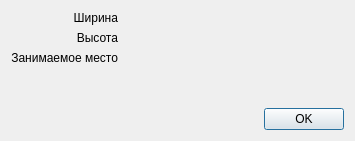
<?xml version="1.0" encoding="UTF-8"?>
<ui version="4.0">
 <class>ImageInfo</class>
 <widget class="QDialog" name="ImageInfo">
  <property name="geometry">
   <rect>
    <x>0</x>
    <y>0</y>
    <width>355</width>
    <height>141</height>
   </rect>
  </property>
  <property name="windowTitle">
   <string>Об изображении</string>
  </property>
  <layout class="QVBoxLayout" name="verticalLayout" stretch="9,1">
   <item>
    <layout class="QFormLayout" name="info_layout">
     <property name="labelAlignment">
      <set>Qt::AlignRight|Qt::AlignTrailing|Qt::AlignVCenter</set>
     </property>
     <item row="0" column="0">
      <widget class="QLabel" name="label_width">
       <property name="text">
        <string>Ширина</string>
       </property>
       <property name="alignment">
        <set>Qt::AlignRight|Qt::AlignTrailing|Qt::AlignVCenter</set>
       </property>
       <property name="margin">
        <number>2</number>
       </property>
      </widget>
     </item>
     <item row="0" column="1">
      <widget class="QLabel" name="width">
       <property name="autoFillBackground">
        <bool>true</bool>
       </property>
       <property name="text">
        <string/>
       </property>
      </widget>
     </item>
     <item row="1" column="0">
      <widget class="QLabel" name="label_height">
       <property name="text">
        <string>Высота</string>
       </property>
       <property name="alignment">
        <set>Qt::AlignRight|Qt::AlignTrailing|Qt::AlignVCenter</set>
       </property>
       <property name="margin">
        <number>2</number>
       </property>
      </widget>
     </item>
     <item row="1" column="1">
      <widget class="QLabel" name="height">
       <property name="autoFillBackground">
        <bool>true</bool>
       </property>
       <property name="text">
        <string/>
       </property>
      </widget>
     </item>
     <item row="2" column="0">
      <widget class="QLabel" name="label_size">
       <property name="text">
        <string>Занимаемое место</string>
       </property>
       <property name="alignment">
        <set>Qt::AlignRight|Qt::AlignTrailing|Qt::AlignVCenter</set>
       </property>
       <property name="margin">
        <number>5</number>
       </property>
      </widget>
     </item>
     <item row="2" column="1">
      <widget class="QLabel" name="size">
       <property name="autoFillBackground">
        <bool>true</bool>
       </property>
       <property name="text">
        <string/>
       </property>
      </widget>
     </item>
    </layout>
   </item>
   <item>
    <layout class="QHBoxLayout" name="accept_layout">
     <item>
      <spacer name="horizontalSpacer">
       <property name="orientation">
        <enum>Qt::Horizontal</enum>
       </property>
       <property name="sizeHint" stdset="0">
        <size>
         <width>40</width>
         <height>20</height>
        </size>
       </property>
      </spacer>
     </item>
     <item>
      <widget class="QPushButton" name="accept">
       <property name="sizePolicy">
        <sizepolicy hsizetype="Minimum" vsizetype="Minimum">
         <horstretch>0</horstretch>
         <verstretch>0</verstretch>
        </sizepolicy>
       </property>
       <property name="text">
        <string>OK</string>
       </property>
      </widget>
     </item>
    </layout>
   </item>
  </layout>
 </widget>
 <resources/>
 <connections>
  <connection>
   <sender>accept</sender>
   <signal>clicked()</signal>
   <receiver>ImageInfo</receiver>
   <slot>accept()</slot>
   <hints>
    <hint type="sourcelabel">
     <x>308</x>
     <y>131</y>
    </hint>
    <hint type="destinationlabel">
     <x>255</x>
     <y>132</y>
    </hint>
   </hints>
  </connection>
 </connections>
</ui>
